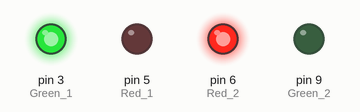
Simulated run of this sketch. Board: Arduino Uno, built with avr-gcc and run on an emulated ATmega328P. Parts: output pins drawn as LEDs (lit = HIGH).

Above: at 0.1 s.
At 11.05 s:
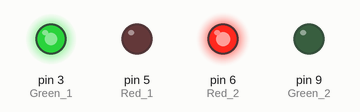
At 12.45 s:
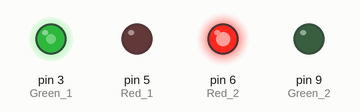
At 13.85 s:
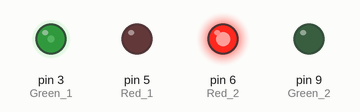
At 18.2 s:
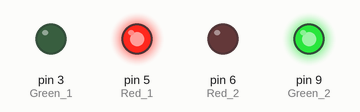
At 33.3 s:
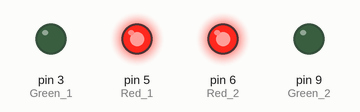
Timing chart, 0 to 37.7 s (numbered marks = the images above):
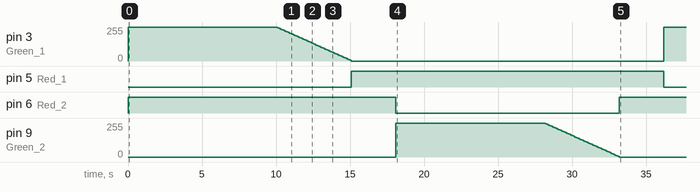

The sketch:

a3.ino
```cpp
int brightness = 255;
int fadeAmount = 5;

void setup() {
  // put your setup code here, to run once:
  pinMode(3, OUTPUT); // Green 1.
  pinMode(9, OUTPUT); // Green 2.
  pinMode(5, OUTPUT); // Red 1.
  pinMode(6, OUTPUT); // Red 2.
}

void loop() {
  // put your main code here, to run repeatedly:

  // 0-15 sec.
  digitalWrite(3, HIGH);
  digitalWrite(6, HIGH);
  delay(10000);
  dim(3, brightness, fadeAmount); // Green 1.
  digitalWrite(3, LOW);
  digitalWrite(6, LOW);

  // 15-18 sec.
  digitalWrite(5, HIGH); // Red 1.
  digitalWrite(6, HIGH); // Red 2.
  delay(3000);
  digitalWrite(5, LOW);
  digitalWrite(6, LOW);

  // 18-33 sec.
  digitalWrite(5, HIGH); // Red 1.
  digitalWrite(9, HIGH); // Green 2.
  delay(10000);
  dim(9, brightness, fadeAmount);
  digitalWrite(5, LOW);
  digitalWrite(9, LOW);

  // 33-36 sec.
  digitalWrite(5, HIGH); // Red 1.
  digitalWrite(6, HIGH); // Red 2.
  delay(3000);
  digitalWrite(5, LOW);
  digitalWrite(6, LOW);
}

void dim(int led, int brightness, int fadeAmount) {
  analogWrite(led, brightness);

  while(brightness != 0) {
    analogWrite(led, brightness);
    brightness = brightness - fadeAmount;
    delay(100);
  }
}
```

Measured:
- by itself, pin 3 (Green_1): ramps from 255/255 to 0/255 and jumps back, once every 36.2 s
- by itself, pin 5 (Red_1): LOW → HIGH at 15.1 s, → LOW 21.1 s later
- by itself, pin 6 (Red_2): LOW → HIGH at 0.00 s, → LOW 18.1 s later, → HIGH 15.1 s later
- by itself, pin 9 (Green_2): 0/255 → 255/255 at 18.1 s, → 250/255 10.1 s later, → 245/255 0.10 s later, → 240/255 0.10 s later, … (52 changes in this stretch)
